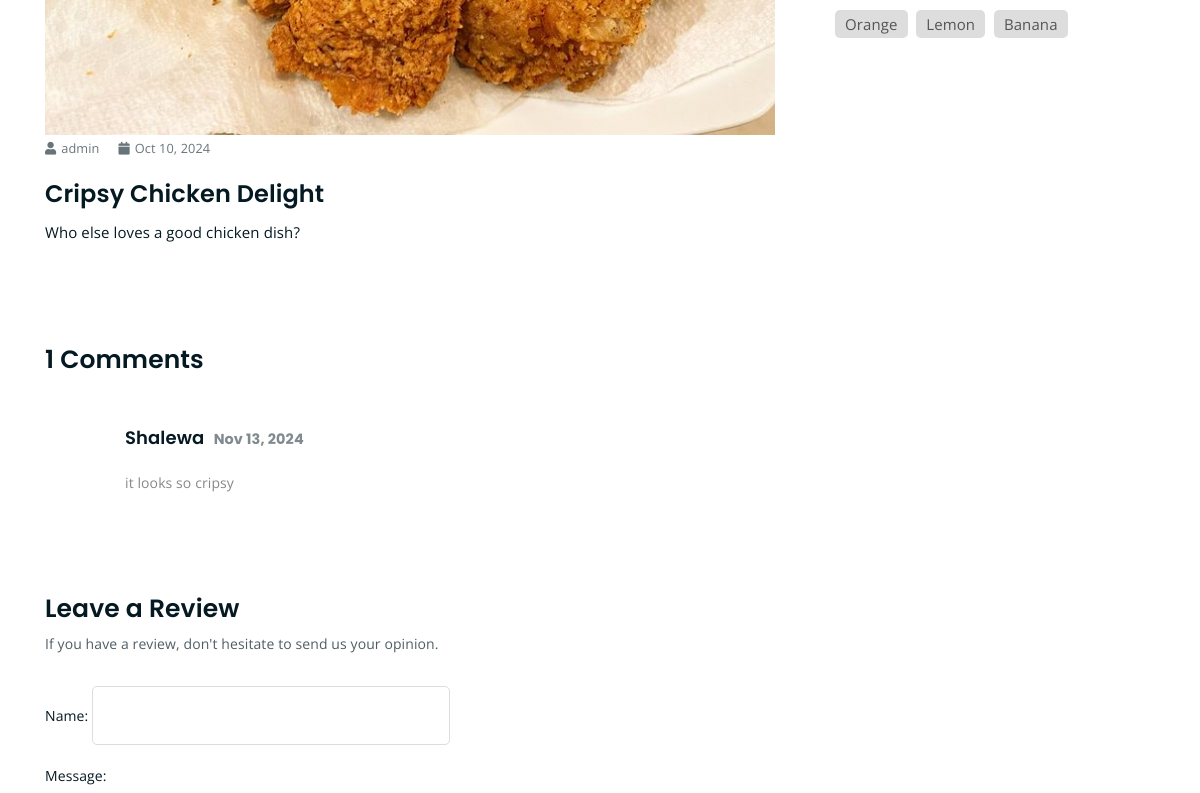
The page /single-blog/1/ (middle part) on the database as committed earlier.
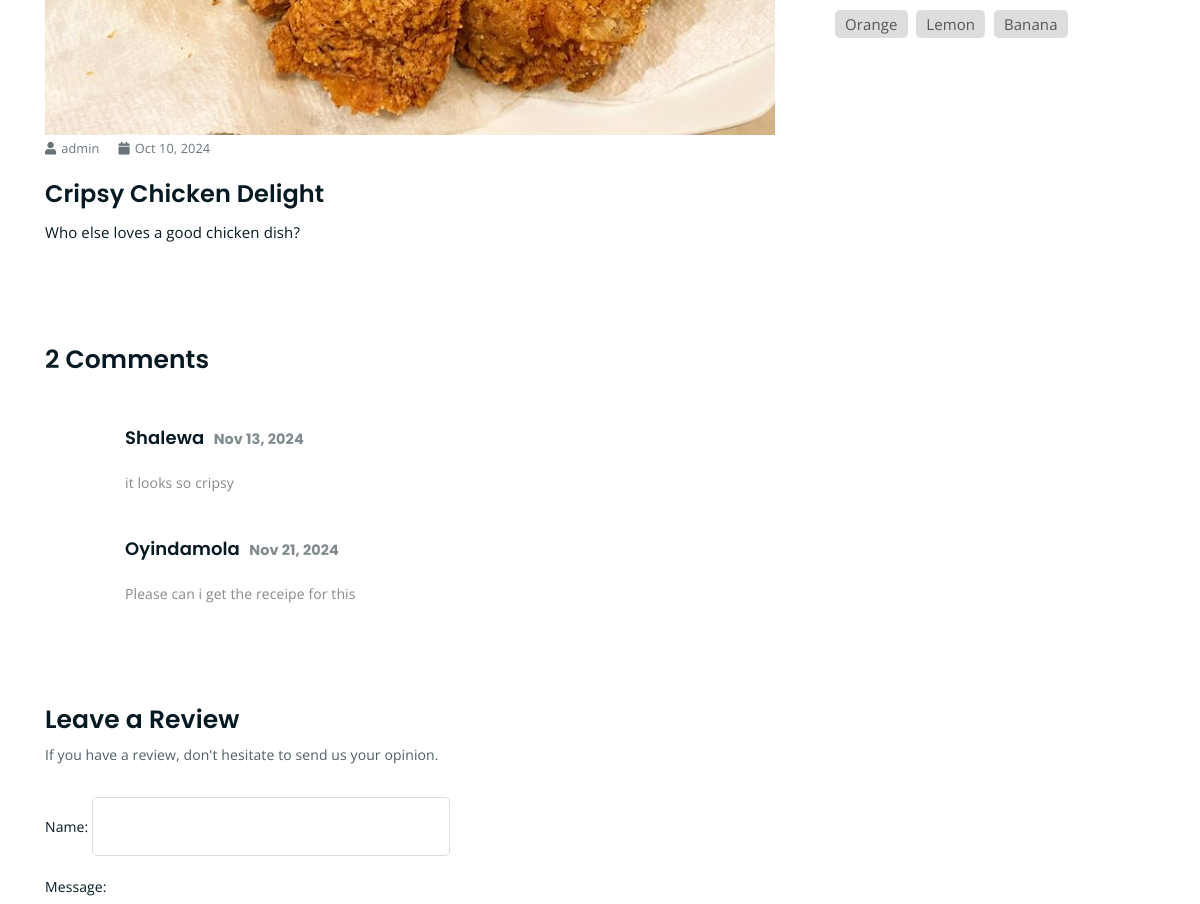
The same page on the database as committed later.
### fruits_app/models.py (models this page shows, shortened)
class Comment(models.Model):
    name = models.CharField(max_length=225)
    message = models.TextField()
    blog = models.ForeignKey(Blog, on_delete=models.CASCADE, blank=True, null=True)
    created_at = models.DateTimeField(default=timezone.now)

### fruits_app/views.py (the view)
# urls.py: path('single-blog/<int:id>/', views.single_blog, name='single-blog'),
def single_blog(request, id):
    blog_details = get_object_or_404(Blog, id=id)
    comments = Comment.objects.filter(blog=blog_details)  # Fetch comments related to the blog
    if request.method == "POST":
        comment_form = CommentForm(request.POST)
        if comment_form.is_valid():
            comment = comment_form.save(commit=False)
            comment.blog = blog_details  # Link the comment to the blog
            comment.save()
            messages.success(request, "Your review has been submitted.")
        else:
            messages.error(request, "There was an error with your review. Please try again.")
    else:
        comment_form = CommentForm()
    context = {
        "blog_details": blog_details,
        "comments": comments,
        "comment_form": comment_form,
    }
    return render(request, "single-blog.html", context)

### fruits_app/forms.py
class CommentForm(forms.ModelForm):
    class Meta:
        model = Comment
        fields = ['name', 'message']

### template/single-blog.html (shortened to what this page needs)
{% extends 'base.html' %}
{% load static %}
{% block content %}
	<div class="mt-150 mb-150">
		<div class="container">
			<div class="row">
				<div class="col-lg-8">
					<div class="single-article-section">
						<div class="single-article-text">
							<div class="single-article"><img src="{{blog_details.image.url}}" alt=""></div>
							<p class="blog-meta">
								<span class="author"><i class="fas fa-user"></i>{{blog_details.author}}</span>
								<span class="date"><i class="fas fa-calendar"></i>{{blog_details.created_at | date:'M d, Y'}}</span>
							</p>
							<h2>{{blog_details.title}}</h2>
							<p>{{blog_details.content}}</p>
						</div>
						<div class="comments-list-wrap mt-150 mb-150">
							<h3 class="comment-count-title">{{ comments.count }} Comments</h3>
							{% for comment in comments %}
							<div class="comment-list">
								<div class="single-comment-body">
									<div class="comment-text-body">
										<h4>{{ comment.name }} <span class="comment-date">{{ comment.created_at|date:"M d, Y" }}</span></h4>
										<p>{{ comment.message }}</p>
									</div>
								</div>
							</div>
							{% endfor %}
						</div>
						<div class="comment-template">
							<h4>Leave a Review</h4>
							<p>If you have a review, don't hesitate to send us your opinion.</p>
							<form action="{% url 'fruits_app:single-blog' id=blog_details.id %}" method="POST" class="request-form ftco-animate">
								{{ comment_form.as_p }}
							</form>
						</div>
					</div>
				</div>
				<div class="col-lg-4">
					<div class="sidebar-section">
						<div class="tag-section">
							<ul>
								<li><a href="single-news.html">Apple</a></li>
								<li><a href="single-news.html">Strawberry</a></li>
								<li><a href="single-news.html">BErry</a></li>
								<li><a href="single-news.html">Orange</a></li>
								<li><a href="single-news.html">Lemon</a></li>
								<li><a href="single-news.html">Banana</a></li>
							</ul>
						</div>
					</div>
				</div>
			</div>
		</div>
	</div>
{% endblock %}

Rows that differ between the two databases and show on the page:
added Comment: name "Oyindamola", created_at "Nov 21, 2024", message "Please can i get the receipe for this"
Other text that changed with them:
{{ comments.count }}: "1" → "2"
